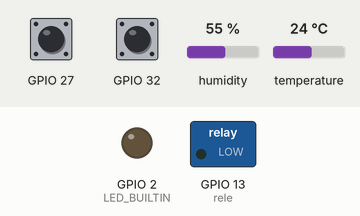
Recording of a sketch running on a simulated ESP32. On the bench: switched loads named in the sketch (green lamp = pin HIGH), output pins drawn as LEDs (lit = HIGH). The test bench sets the inputs (shaded band); at power-on: temperature 24 °C, GPIO 32 HIGH, GPIO 27 HIGH, humidity 55 %. Nothing arrives over Bluetooth unless stated.

Above: at 1.2 s.
1.3 s: temperature set to 39.6 °C
2.8 s: temperature set to 40.4 °C
At 3.8 s:
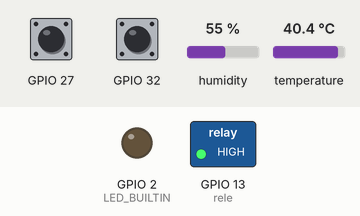
4.3 s: GPIO 32 pulled LOW for 0.15 s
At 4.8 s:
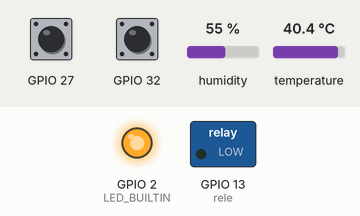
Timing chart, 0 to 7.3 s (numbered marks = the images above; inputs shaded):
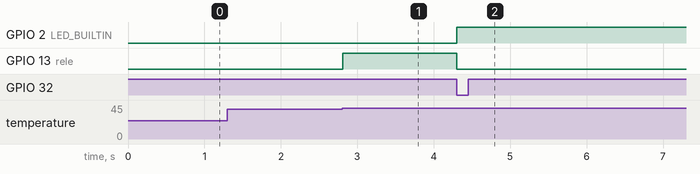

Measured:
- the behaviour switches between 39.9 and 40 °C on temperature (found by bisection; images 0 and 1)
- after the input at 1.3 s, every drawn part: stays the same
- after the input at 2.8 s, GPIO 13 (rele): LOW → HIGH at once
- after the input at 4.3 s, GPIO 2 (LED_BUILTIN): LOW → HIGH at once; GPIO 13 (rele): HIGH → LOW at once

The sketch:

Deshidratador_Solar_ESP.ino
```cpp
#include "BluetoothSerial.h"
#include "DHTesp.h"

#if !defined(CONFIG_BT_ENABLED) || !defined(CONFIG_BLUEDROID_ENABLED)
#error Bluetooth is not enabled! Please run make menuconfig to and enable it
#endif

#define LED_BUILTIN 2

int pinDHT1 = 12;
int posicion[4];
int operation = 0;
TempAndHumidity sensor;
DHTesp dht1;
int maxTemp = 40;
int maxHumedity = 100;
const int bufferLength = 10;
char buffer[bufferLength];
BluetoothSerial SerialBT;
int rele = 13;
int threshold = 40;
volatile bool tactilActivado = false;
volatile bool tactilSalir = false;

void tactilUser() {
  tactilActivado = true;
}

void salirUser() {
  tactilSalir = true;
}

void setup() {
    Serial.begin(9600);
    Serial.println("");
    SerialBT.begin("ESP32");
    dht1.setup(pinDHT1, DHTesp::DHT22);
    pinMode(rele,OUTPUT);
    pinMode(LED_BUILTIN, OUTPUT); //para mostrar correcto fun del bt
    touchAttachInterrupt(T9, tactilUser, threshold);
    touchAttachInterrupt(T7, salirUser, threshold);
    //attachInterrupt(digitalPinToInterrupt(pinBoton),  BtnPresionado, RISING); antes usando btn
}

void loop() {
    if (tactilActivado == true) {
        tactilActivado=false;//lo devuelvo a falso, asi cuando salgo del while vuelve al control de temp y espera una nueva interrupcion
        // hace toda su vaina de esperar lecturas y usar el BT
        digitalWrite(LED_BUILTIN, HIGH);
        clearSerialBTBuffer();
        // ahora se realizan los análisis
        while (true){
            String mensaje = GetLine(); // al inicio del modo deberías mandar un string así '1' + '#' o '0' + '#'
              int input = String(mensaje).toInt();

              if(input == 0){
                TempAndHumidity data1 = dht1.getTempAndHumidity();
                enviarInfoCliente(data1); // te envío ambos valores separados por |
                mostrarInfoPC(data1); // se muestra por la consola de Arduino
              }
              else if(input == 2){
                break;
              }
              else{
                int nueva_temp = input / 10000;
                int nueva_hum = input % 10000;
                procesar(nueva_temp);
                Serial.println("verificando tratamiento esperado");
                for (int i = 0; i < 4; i++) {
                    Serial.println(posicion[i]);
                }
                Serial.println("fin verificación");
                operation = posicion[0] * 10 + posicion[1];
                actualizarParametros(operation);

                procesar(nueva_hum);
                Serial.println("verificando tratamiento esperado");
                for (int i = 0; i < 4; i++) {
                    Serial.println(posicion[i]);
                }
                Serial.println("fin verificación");
                operation = posicion[0] * 10 + posicion[1];
                actualizarParametros(operation);
              }
              if(tactilSalir==true){
                tactilSalir=false;
                break;
              }
        }
        digitalWrite(LED_BUILTIN, LOW);//apago el led al salir del bucle
    } else { // solo que monitoree la configuración actual
        controlarDeshidratador(); // ejecuto la rutina de control de motor/led porque no hay motor :(
    }
}

// descompongo el número de 4 dígitos en instrucciones entendibles
void procesar(int codigo) {
    byte contador = 3; // voy de derecha a izquierda
    while (codigo >= 10) {
        posicion[contador] = codigo % 10;
        codigo = codigo / 10; // ya debería ser entero pero por si acaso
        contador--;
    }
    posicion[0] = codigo; // realizo la asignación de mi último dígito
}

// si se manda la orden de actualizar valores se ejecuta este set
void actualizarParametros(int operation) {
    switch (operation) {
        case 10: // update temp
            maxTemp = posicion[2] * 10 + posicion[3];
            break;
        case 20: // update humedad
            maxHumedity = posicion[2] * 10 + posicion[3];
            break;
        default:
            Serial.println("no debería pasar esto");
            break;
    }
}

// led intermitente que simula motor
void controlarDeshidratador() {
    TempAndHumidity data1 = dht1.getTempAndHumidity();
    while ((maxTemp <= data1.temperature) || (maxHumedity <= data1.humidity)) {
        digitalWrite(rele,HIGH);
        if(tactilActivado){
          digitalWrite(rele,LOW);
          break;
        }
    }
}

void enviarInfoCliente(TempAndHumidity sensor) {
    // La forma de enviar la data será separada por ; de esta manera descompones el mensaje que te envía el ESP32
    sensor = dht1.getTempAndHumidity();
    String info = String(sensor.temperature) + ';' + String(sensor.humidity) + ";\n"; // Son las lecturas actuales del sensor
    const char *dataBuffer = info.c_str(); // Usamos c_str() para obtener un puntero const char* al contenido de info
    size_t bufferSize = strlen(dataBuffer);
    SerialBT.write((const uint8_t *)dataBuffer, bufferSize);
}

void mostrarInfoPC(TempAndHumidity sensor) {
    Serial.println("Límites actuales de temp y hum: " + String(maxTemp) + " y " + String(maxHumedity));
    Serial.println("Humedad actual: " + String(sensor.humidity));
    Serial.println("Temperatura actual: " + String(sensor.temperature));
}

// método que me garantiza que espera hasta que el usuario envíe un carácter de #
String GetLine() {
    String S = "";
    char c;
    while (true) {
        if (SerialBT.available()) {
            c = SerialBT.read();
            if (c == '#') {
                break;
            }
            S += c;
        }
        delay(20);
    }
    return S; // con break se sale del while y se envía el código sin el #
}

// método que limpia el buffer para que se procesen los datos de forma consistente sin comportamiento crazy
void clearSerialBTBuffer() {
    while (SerialBT.available()) {
        SerialBT.read();
    }
}
```
